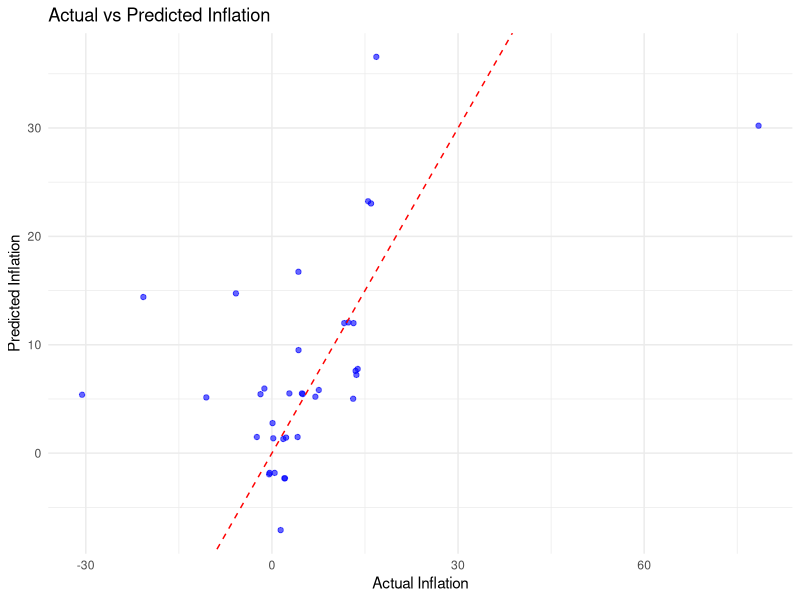

Here is the R script that generated this plot:
getwd()
# -------------------------------
# 1. Install and load packages
# -------------------------------
install.packages(c("tidyverse", "caret"), dependencies = TRUE)
library(tidyverse)
library(caret)

# -------------------------------
# 2. Load the dataset
# -------------------------------
data <- read.csv("AFG_Dataset.csv", header = TRUE, sep = ",")

# -------------------------------
# 3. Clean the data
# -------------------------------
# Remove rows with missing Inflation values
data_clean <- data %>% drop_na(Inflation)

# -------------------------------
# 4. Split into training and test sets
# -------------------------------
set.seed(123)  # for reproducibility
trainIndex <- createDataPartition(data_clean$Inflation, p = 0.8, list = FALSE)
trainData <- data_clean[trainIndex, ]
testData  <- data_clean[-trainIndex, ]

# -------------------------------
# 5. Fit linear regression model
# -------------------------------
lm_model <- lm(Inflation ~ Open + High + Low + Close, data = trainData)

# -------------------------------
# 6. Model summary
# -------------------------------
summary(lm_model)

# -------------------------------
# 7. Predict on test set
# -------------------------------
predictions <- predict(lm_model, newdata = testData)

# -------------------------------
# 8. Evaluate model performance
# -------------------------------
MAE <- mean(abs(predictions - testData$Inflation))
MSE <- mean((predictions - testData$Inflation)^2)
RMSE <- sqrt(MSE)

cat("MAE:", MAE, "\nMSE:", MSE, "\nRMSE:", RMSE, "\n")

# -------------------------------
# 9. Plot Actual vs Predicted
# -------------------------------
ggplot(data.frame(Actual = testData$Inflation, Predicted = predictions),
       aes(x = Actual, y = Predicted)) +
  geom_point(color = "blue", alpha = 0.6) +
  geom_abline(slope = 1, intercept = 0, color = "red", linetype = "dashed") +
  labs(title = "Actual vs Predicted Inflation",
       x = "Actual Inflation",
       y = "Predicted Inflation") +
  theme_minimal()
# Fit the linear regression model
lm_model <- lm(Inflation ~ Open + High + Low + Close, data = trainData)

# Show the summary of the model
summary(lm_model)
# Fit the linear regression model
lm_model <- lm(Inflation ~ Open + High + Low + Close, data = trainData)

# Show the coefficients (intercept + slopes)
coef(lm_model)

# Optionally, print the equation in a nice format
eq <- paste0(
  "Inflation = ",
  round(coef(lm_model)[1], 4), " + ",
  round(coef(lm_model)[2], 4), "*Open + ",
  round(coef(lm_model)[3], 4), "*High + ",
  round(coef(lm_model)[4], 4), "*Low + ",
  round(coef(lm_model)[5], 4), "*Close"
)

cat(eq)
